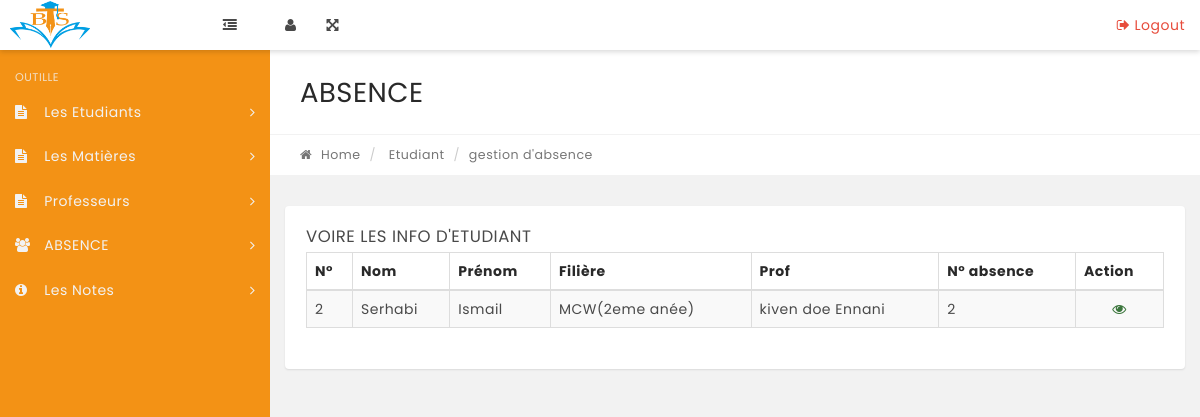
Screenshot of /administration/gererAbsence.php?et=2 (signed in) with the database file from the repository.
### tables this page shows
CREATE TABLE `etudiants` (
  `id_etudinant` int(11) NOT NULL,
  `nom` varchar(100) NOT NULL,
  `prenom` varchar(100) NOT NULL,
  `email` varchar(100) NOT NULL,
  `Password` varchar(50) NOT NULL,
  `adress` varchar(255) NOT NULL,
  `tel` varchar(10) NOT NULL,
  `filiere_id` int(11) DEFAULT NULL,
  `parent_id` int(11) DEFAULT NULL,
  `date_naissance` date NOT NULL,
  `date_inscription` date DEFAULT current_timestamp(),
  `date_graduation` date DEFAULT NULL,
  `continuant` int(11) NOT NULL,
  `avatar` varchar(100) NOT NULL,
  `sex` varchar(10) NOT NULL
);

CREATE TABLE `filieres` (
  `filiere_id` int(11) NOT NULL,
  `filiere_nom` varchar(100) NOT NULL,
  `description` varchar(80) NOT NULL,
  `filiere_session` int(11) NOT NULL
);

CREATE TABLE `employee` (
  `id_employee` int(11) NOT NULL,
  `nom` varchar(50) NOT NULL,
  `prenom` varchar(50) NOT NULL,
  `email` varchar(100) NOT NULL,
  `tel` varchar(15) NOT NULL,
  `date_inscription` date NOT NULL DEFAULT current_timestamp(),
  `filiere_id` int(11) DEFAULT NULL,
  `matiere_id` int(11) DEFAULT NULL,
  `password` varchar(255) NOT NULL,
  `cne` varchar(8) NOT NULL,
  `avater` varchar(255) NOT NULL,
  `role` varchar(10) NOT NULL
);

CREATE TABLE `absences` (
  `absence_id` int(11) NOT NULL,
  `date_absence` datetime NOT NULL,
  `nombre_heures` int(11) NOT NULL,
  `justifiee` int(11) NOT NULL,
  `etudiant_id` int(11) NOT NULL,
  `prof_id` int(11) NOT NULL,
  `matiere_id` varchar(10) NOT NULL,
  `justification` int(11) DEFAULT NULL,
  `annee_scolaire` varchar(10) NOT NULL
);

### administration/gererAbsence.php (the view, shortened to what this page needs)
<?php
require_once('./../db_connect.php');
?>
<!DOCTYPE html>
<html lang="en">
<head>
    <link rel="stylesheet" href="../css/bootstrap.min.css" media="screen">
    <link rel="stylesheet" href="../css/font-awesome.min.css" media="screen">
    <link rel="stylesheet" href="../css/animate-css/animate.min.css" media="screen">
    <link rel="stylesheet" href="../css/lobipanel/lobipanel.min.css" media="screen">
    <link rel="stylesheet" href="../css/prism/prism.css" media="screen">
    <link rel="stylesheet" href="../css/select2/select2.min.css">
    <link rel="stylesheet" href="../css/main.css" media="screen">
</head>
<body class="top-navbar-fixed">
    <div class="main-wrapper">
        <?php include('../includes/topbar.php'); ?>
        <div class="content-wrapper">
            <div class="content-container">
                <?php include('../includes/leftbar.php'); ?>
                <div class="main-page">
                    <div class="container-fluid">
                        <div class="row page-title-div">
                            <div class="col-md-6">
                                <h2 class="title">ABSENCE</h2>
                            </div>
                        </div>
                        <div class="row breadcrumb-div">
                            <div class="col-md-6">
                                <ul class="breadcrumb">
                                    <li><a href="dashboard.php"><i class="fa fa-home"></i> Home</a></li>
                                    <li> Etudiant</li>
                                    <li class="active">gestion d'absence</li>
                                </ul>
                            </div>
                        </div>
                    </div>
                    <section class="section">
                        <div class="container-fluid">
                            <div class="row">
                                <div class="col-md-12">
                                    <div class="panel">
                                        <div class="panel-heading">
                                            <div class="panel-title col-md-4">
                                                <h5>VOIRE LES INFO D'ETUDIANT</h5>
                                            </div>
                                        </div>
                                        <div class="panel-body p-20">
                                            <table id="myTable" class="display table table-striped table-bordered" cellspacing="0" width="100%">
                                                <thead>
                                                    <tr>
                                                        <th>N°</th>
                                                        <th>Nom</th>
                                                        <th>Prénom</th>
                                                        <th>Filière</th>
                                                        <th>Prof</th>
                                                        <th>N° absence</th>
                                                        <th>Action</th>
                                                    </tr>
                                                </thead>
                                                <tbody>
                                                    <?php
                                                    if (isset($_GET["et"])) {
                                                        $et = $_GET["et"];
                                                        $sql = "SELECT * FROM etudiants NATURAL JOIN filieres WHERE id_etudinant = '$et'";
                                                        $rep = mysqli_query($connect, $sql);
                                                        if (mysqli_num_rows($rep) > 0) {
                                                            while ($t = mysqli_fetch_assoc($rep)) {
                                                                if ($t["filiere_session"] == 1)
                                                                    $a = "1ere anée";
                                                                elseif ($t["filiere_session"] == 2)
                                                                    $a = "2eme anée";
                                                                $sql2 = "SELECT nombre_heures , nom , prenom FROM absences a
                                                                      INNER JOIN employee e ON a.prof_id = e.id_employee";
                                                                $req2 = mysqli_query($connect, $sql2);
                                                                $dt2 = mysqli_fetch_object($req2);
                                                    ?>
                                                                <tr>
                                                                    <td><?php echo $t["id_etudinant"]; ?></td>
                                                                    <td><?php echo $t["nom"]; ?></td>
                                                                    <td><?php echo $t["prenom"]; ?></td>
                                                                    <td><?php echo $t["filiere_nom"]; ?>(<?php echo $a; ?>)</td>
                                                                    <td><?= $dt2->nom . ' ' . $dt2->prenom ?></td>
                                                                    <td><?= $dt2->nombre_heures ?></td>
                                                                    <td class="text-center">
                                                                        <a href="Voire.php?voire=<?php echo $t["id_etudinant"]; ?>">
                                                                            <i class=" fa fa-eye text-success"></i>
                                                                        </a>
                                                                    </td>
                                                        <?php
                                                            }
                                                        }
                                                    }
                                                        ?>
                                                </tbody>
                                            </table>
                                        </div>
                                    </div>
                                </div>
                            </div>
                        </div>
                    </section>
                </div>
            </div>
        </div>
    </div>
</body>
</html>

### administration/gererAbsence.php (style rules this page uses)
* { box-sizing: border-box; }

### rows the page displays
etudiants: id_etudinant "2", nom "Serhabi", prenom "Ismail", filiere.filiere_nom "MCW", filiere.filiere_session "2eme anée", employee.nom "kiven doe", employee.prenom "Ennani", absences.nombre_heures "2"
